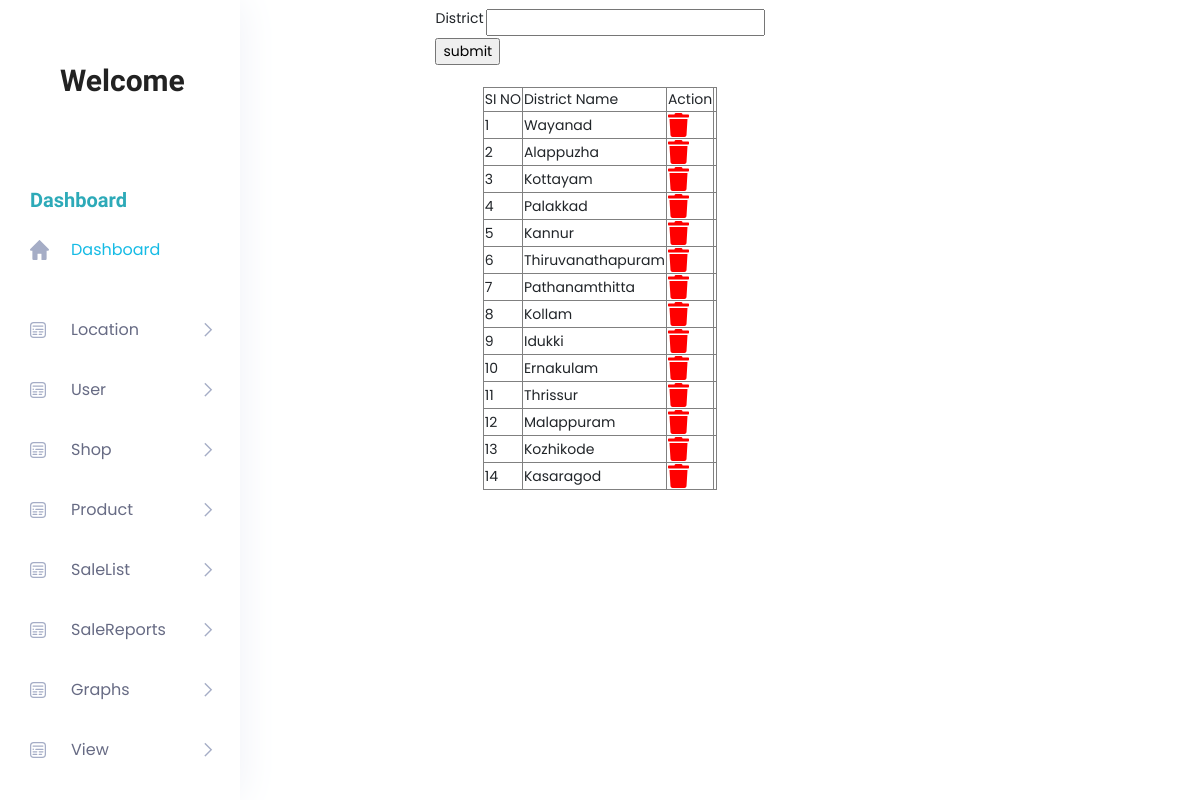
Before: /Project/Admin/District.php with the older database file.
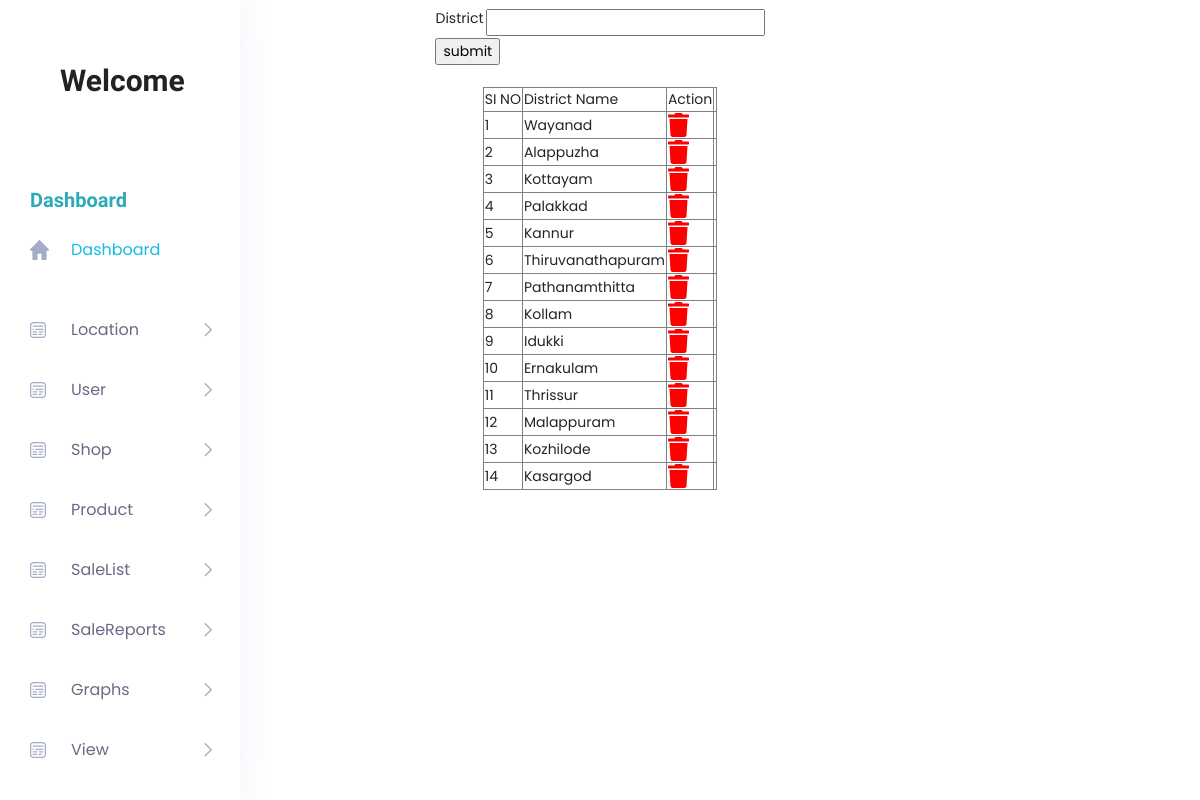
After: the same page with the newer database file.
### tables this page shows
CREATE TABLE `tbl_district` (
  `district_id` int(11) NOT NULL,
  `district_name` varchar(100) NOT NULL
);

### Project/Admin/District.php (the view, shortened to what this page needs)
<?php
include("../Assets/Connection/Connection.php");
		 ?>
<!DOCTYPE html PUBLIC "-//W3C//DTD XHTML 1.0 Transitional//EN" "http://www.w3.org/TR/xhtml1/DTD/xhtml1-transitional.dtd">
<html xmlns="http://www.w3.org/1999/xhtml">
<head>
</head>
<body>
<?php
include("Head.php");
?>
<form id="form1" name="form1" method="post" action="">
<table width="200" border="0" align="center">
  <tr>
    <td>District</td>
    <td>
      <input type="text" name="txt_district" id="txt_district" required/>
    </td>
  </tr>
  <tr>
    <td colspan="2"><input type="submit" name="btn_save" id="btn_save" value="submit" /></td>
    </tr>
</table>
</form>
</body>
</html><br>
<table border="1" align="center">
 <tr>
		<td>SI NO</td>
        <td>District Name</td>
		<td>Action</td>
 </tr>
 <?php
		$selQry="select * from tbl_district";
		$row=$conn->query($selQry);
		$i=0;
		while($data=$row->fetch_assoc())
		{
				$i++;
 ?>
 		<tr>
        	<td><?php echo $i?></td>
            <td><?php echo $data["district_name"]?></td>
			<td><a href="District.php?delID=<?php echo $data["district_id"]?>"><i class='fas fa-trash' style='font-size:24px;color:red'></i></a><td>
		</tr>
 <?php
		}
 ?>
 </table>
            <?php
include("Foot.php");
?>

Changed rows visible on the page:
removed tbl_district: district_name "Kozhikode"
removed tbl_district: district_name "Kasaragod"
added tbl_district: district_name "Kozhilode"
added tbl_district: district_name "Kasargod"
